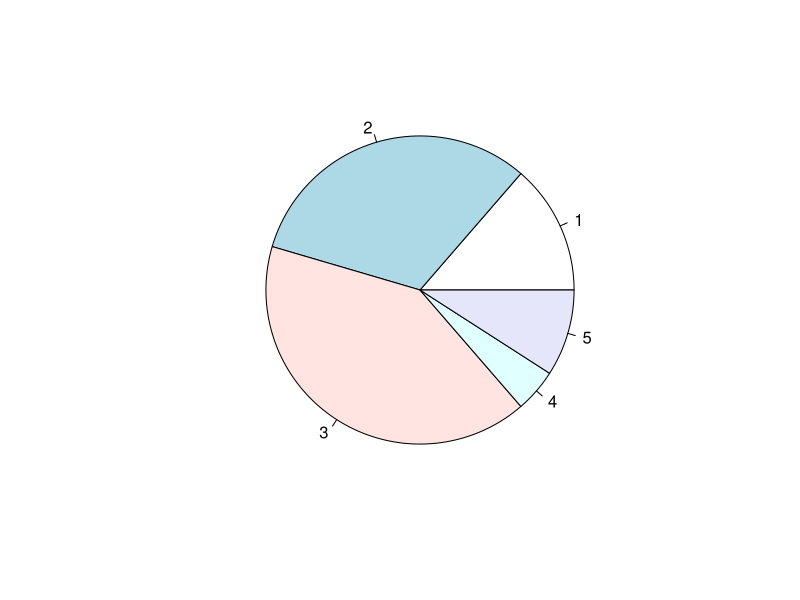
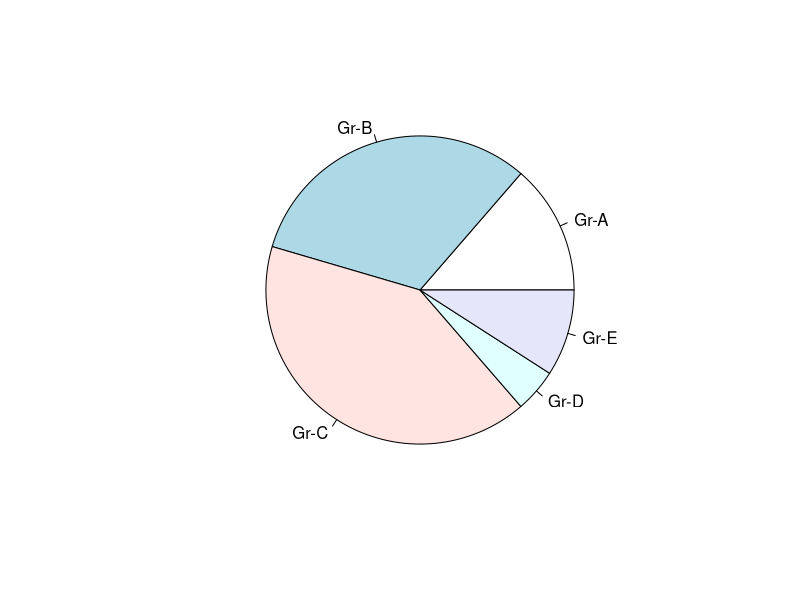
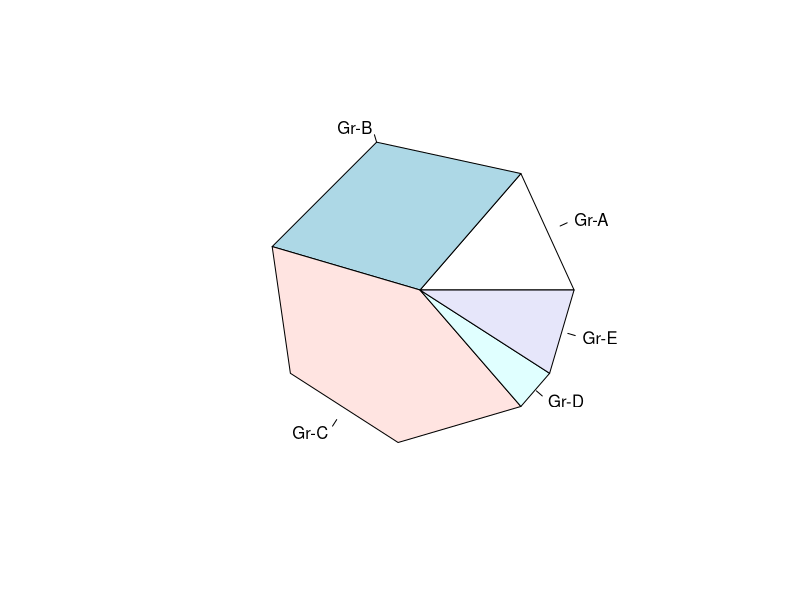
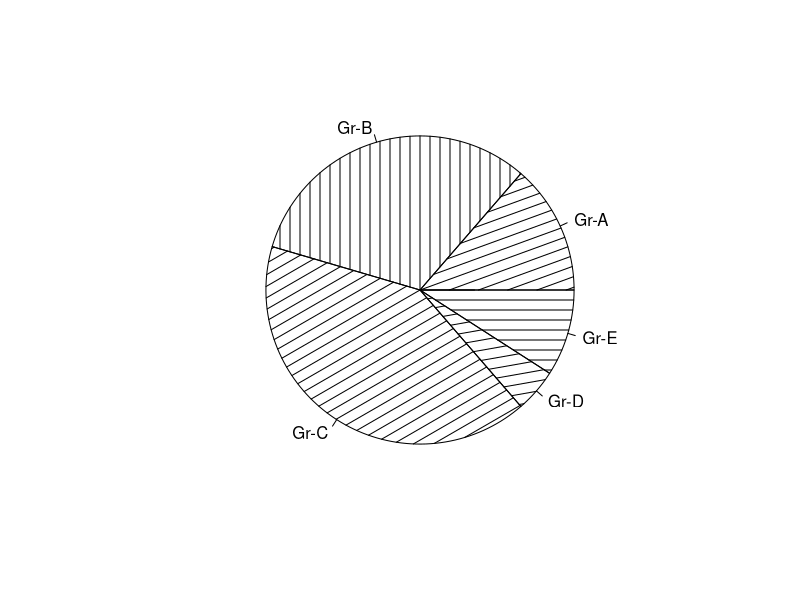
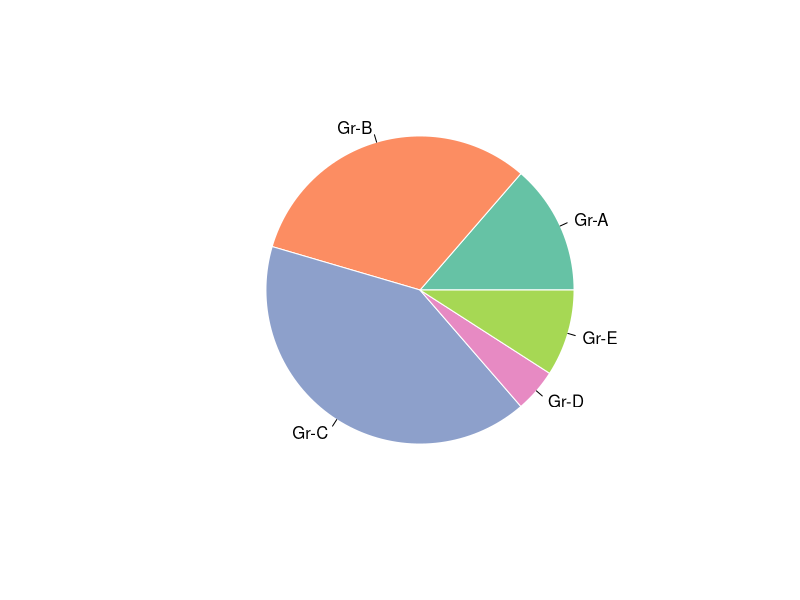

Recreate these plots in R, in order.
##########################################
#  https://github.com/ctingluo
#  Copyright (C) 2021 Chenting.luo
#  contact: ctingluo@163.com
##########################################



#Pie plot 
# Create Data
Prop <- c(3,7,9,1,2)

# Make the default Pie Plot
pie(Prop)
pie(Prop , labels = c("Gr-A","Gr-B","Gr-C","Gr-D","Gr-E"))

# If you give a low value to the "edge" argument, you go from something circular to a shape with edges
pie(Prop , labels = c("Gr-A","Gr-B","Gr-C","Gr-D","Gr-E") , edges=10)

# The density arguments adds stripes. You can control the angle of this lines with "angle"
pie(Prop , labels = c("Gr-A","Gr-B","Gr-C","Gr-D","Gr-E") , density=10 , angle=c(20,90,30,10,0))

# Prepare a color palette. Here with R color brewer:
library(RColorBrewer)
myPalette <- brewer.pal(5, "Set2") 

# You can change the border of each area with the classical parameters:
pie(Prop , labels = c("Gr-A","Gr-B","Gr-C","Gr-D","Gr-E"), border="white", col=myPalette )

